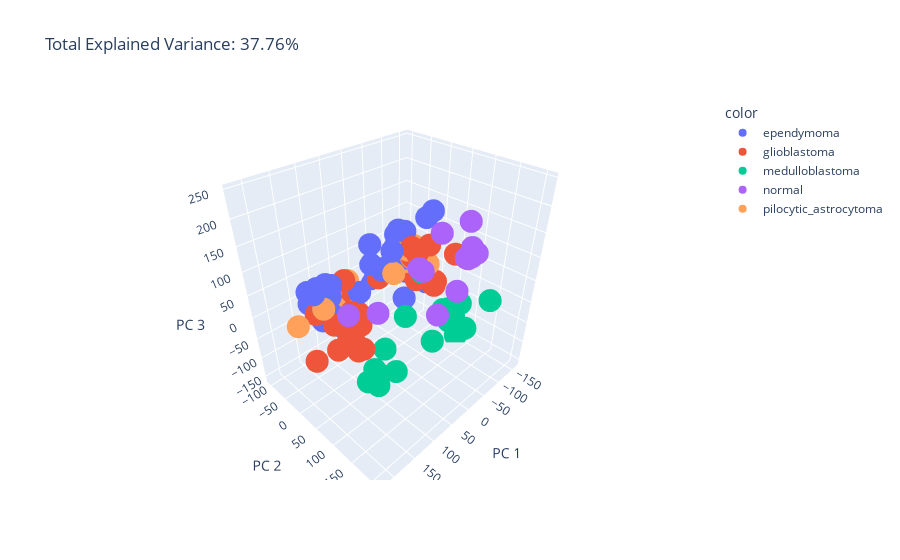

Notebook code for this chart:
### Code cell
pca = PCA(n_components=3)
components = pca.fit_transform(X)
total_var = pca.explained_variance_ratio_.sum() * 100

fig = px.scatter_3d(
    components, x=0, y=1, z=2, color=y,
    title=f'Total Explained Variance: {total_var:.2f}%',
    labels={'0': 'PC 1', '1': 'PC 2', '2': 'PC 3'}
)
fig.show()

### Figure 1 — Plotly figure (JSON) as saved in the notebook; plotly's stock layout.template omitted (floating-point values rounded to 4 significant figures)
{"data": [{"hovertemplate": "color=ependymoma<br>PC 1=%{x}<br>PC 2=%{y}<br>PC 3=%{z}<extra></extra>", "legendgroup": "ependymoma", "marker": {"color": "#636efa", "symbol": "circle"}, "mode": "markers", "name": "ependymoma", "scene": "scene", "showlegend": true, "type": "scatter3d", "x": [165.2, 85.23, 70.27, -101.6, 65.81, 125.0, 155.8, 108.6, 110.6, 149.7, -124.1, 63.42, 123.4, -78.54, 91.57, -48.14, 133.6, 97.86, -47.66, 90.1, 94.31, 83.73, -64.53, -44.26, 119.8, 141.5, 60.89, 124.7, -35.55, -125.2, -117.3, 133.5, 184.3, -39.54, 87.11, -138.6, -156.9, -138.9, -124.4, -111.3, -121.7, -101.5, -131.8, -100.8, -125.0, -127.8], "y": [5.243, -53.1, -68.29, -47.67, -55.92, -20.12, -40.97, -41.41, -33.09, -37.42, -93.15, -9.492, -19.54, -29.2, -96.79, -65.62, -39.4, -69.34, -103.2, -89.28, -67.45, -49.58, -75.12, -97.28, -67.41, -65.59, -56.3, -44.29, -88.29, -68.49, -105.3, -35.67, 22.19, -26.99, -62.36, -81.65, -35.39, -91.61, -63.75, -88.42, -20.16, -51.74, -31.29, -41.67, -13.72, 0.2052], "z": [87.73, -66.33, -4.754, -18.94, 2.938, 40.22, 31.88, 23.73, 54.35, 50.33, 56.78, 26.81, 2.147, -69.89, -15.91, -0.08066, 19.98, 32.34, -39.66, 7.606, 7.208, -67.27, -6.085, 2.197, 34.93, 37.88, -1.578, 15.3, 57.97, -9.555, 25.92, -16.79, 99.15, 66.2, -21.68, -0.524, -67.54, -19.61, 22.15, 53.0, -3.074, 77.7, 4.686, 17.73, 114.3, 132.8]}, {"hovertemplate": "color=glioblastoma<br>PC 1=%{x}<br>PC 2=%{y}<br>PC 3=%{z}<extra></extra>", "legendgroup": "glioblastoma", "marker": {"color": "#EF553B", "symbol": "circle"}, "mode": "markers", "name": "glioblastoma", "scene": "scene", "showlegend": true, "type": "scatter3d", "x": [90.5, 97.17, -105.9, -100.1, -90.35, 113.6, 92.62, 161.8, 102.1, 161.9, 94.72, 127.3, 85.36, 117.2, 76.76, -45.5, -129.4, -105.7, -129.4, -106.4, 154.1, 86.66, 219.7, 75.54, -159.9, 61.65, 98.76, -141.0, -135.5, -120.3, -123.1, -92.85, -130.8, -94.77], "y": [-37.63, 34.33, -19.83, -14.17, -20.81, -60.21, -0.7679, -12.8, 2.309, 44.0, -36.74, 46.69, -15.6, 17.03, -6.538, -75.4, 5.997, -46.89, 15.0, 30.18, 28.29, -24.7, 63.11, -2.188, -51.76, -12.91, -37.44, -54.45, 57.16, 1.141, -48.29, -43.33, -25.8, -23.07], "z": [14.84, -66.29, -29.87, 41.08, 56.2, -19.21, 0.5062, 26.77, -69.65, -20.25, -25.36, -22.18, -73.94, -41.52, -111.2, -22.86, -39.28, 0.5699, -28.91, -20.72, 22.29, 57.51, 5.737, -10.75, -36.07, -56.1, -35.99, -8.768, 54.28, 58.78, -22.75, -8.118, -21.38, 30.97]}, {"hovertemplate": "color=medulloblastoma<br>PC 1=%{x}<br>PC 2=%{y}<br>PC 3=%{z}<extra></extra>", "legendgroup": "medulloblastoma", "marker": {"color": "#00cc96", "symbol": "circle"}, "mode": "markers", "name": "medulloblastoma", "scene": "scene", "showlegend": true, "type": "scatter3d", "x": [-114.5, 116.0, 127.7, 105.4, 151.1, -110.8, 89.49, 142.2, 45.55, -118.3, 72.47, 33.19, -130.8, -130.9, -154.3, -38.11, -91.71, -140.3, -87.7, -106.5, -130.1, -43.38], "y": [163.4, 92.54, 98.84, 76.98, 107.2, 84.04, 62.91, 124.0, 70.05, -14.69, 36.01, 25.32, 102.7, 53.7, 57.45, 90.0, 86.55, 73.17, 72.7, 87.77, 84.74, 8.776], "z": [4.962, -93.83, -66.24, -107.2, -60.19, -73.04, -114.2, -63.39, -137.0, -13.89, -136.5, -113.5, -109.2, -83.09, -131.9, -96.05, -75.71, -153.3, -51.48, -85.04, -51.83, -80.76]}, {"hovertemplate": "color=normal<br>PC 1=%{x}<br>PC 2=%{y}<br>PC 3=%{z}<extra></extra>", "legendgroup": "normal", "marker": {"color": "#ab63fa", "symbol": "circle"}, "mode": "markers", "name": "normal", "scene": "scene", "showlegend": true, "type": "scatter3d", "x": [-30.74, 116.0, -78.14, 42.29, -101.8, -86.95, -92.47, 145.8, -72.11, 6.079, -99.5, -102.2, 21.95], "y": [104.9, 97.94, 65.6, 209.5, 119.6, 128.8, 136.4, 58.76, 114.9, 86.66, 113.3, 107.5, 109.9], "z": [-16.07, 65.75, 126.6, 244.8, 88.74, 118.7, 107.7, 55.97, 23.75, 97.42, 83.09, 80.94, 109.4]}, {"hovertemplate": "color=pilocytic_astrocytoma<br>PC 1=%{x}<br>PC 2=%{y}<br>PC 3=%{z}<extra></extra>", "legendgroup": "pilocytic_astrocytoma", "marker": {"color": "#FFA15A", "symbol": "circle"}, "mode": "markers", "name": "pilocytic_astrocytoma", "scene": "scene", "showlegend": true, "type": "scatter3d", "x": [77.89, 61.78, 67.44, 219.4, 177.3, 109.5, 100.4, -91.77, -101.2, 51.59, -104.7, -42.58, -116.9, -119.7, -109.5], "y": [-32.44, -45.47, -30.83, 20.69, 35.42, -27.89, -51.66, -33.38, -44.84, -47.54, -33.5, -25.18, -38.58, -10.47, 8.767], "z": [-17.4, 35.56, -6.503, 52.92, 73.48, 7.11, 20.05, 44.57, 7.624, -0.9253, 20.13, 12.67, 42.75, 36.92, 21.57]}], "layout": {"legend": {"title": {"text": "color"}, "tracegroupgap": 0}, "scene": {"domain": {"x": [0, 1], "y": [0, 1]}, "xaxis": {"title": {"text": "PC 1"}}, "yaxis": {"title": {"text": "PC 2"}}, "zaxis": {"title": {"text": "PC 3"}}}, "title": {"text": "Total Explained Variance: 37.76%"}}}
